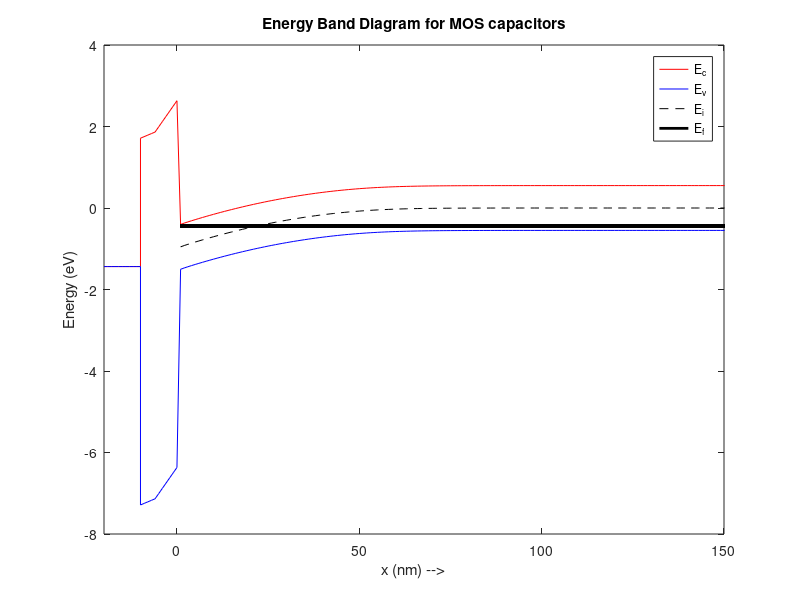

This chart was generated by the following MATLAB code:
%% Code to generate Band daigram with Oxide Charges


%%
clear;
clc;

%% Input

V_gs = 1;
Vright = 0;

% Constants
q = 1.6e-19;
eps_0 = 8.85e-12;
Vt = 26e-3;               %thermal voltage
k = 8.314/(6.023*10^23);
T = 300;

%% Inputs
% Give the inputs here (if default values are not used)

phi_m = 4.1*q;               % Metal_Workfunction in eV 
t_ox = 10e-9;                % Oxide_Thickness in m 
N_sub = -3*1e17*1e6;           % Substrate_doping in /m^3 
                             %-ve for p-substrate(NMOS), +ve for n-substrate(PMOS)

k_ox = 4;
Eg_ox = 9*q;
eps_ox = k_ox*eps_0;
Ec_off = 3.1*q;                             
%psi_s = -0.4085             % Surface_band_bending in V  %Option 2 

%% Parameters

% Substrate Parameters
k_si = 12;                  %realtive permitivitty of silicon substrate
ni = 1.5e10*1e6;              %Intrinsic carrier density ( /cm^3)    
Eg = 1.1*q;                 %Band gap of silicon
Ea=4.05*q;                  %electron affinity for substrate
L_sub = 1e-6;
eps_si = k_si*eps_0;        %permitivitty of silicon substrate
chi_si = 4.05*q;

%calculate mobile carriers (n and p) for substrate
if N_sub< 0 
    psub = abs(N_sub); nsub = ni^2/abs(N_sub);
elseif N_sub>0
    psub = ni^2/N_sub; nsub = N_sub;
else
    psub = ni; nsub = ni;
end

% Oxide parameters
k_ox = 4;
Eg_ox = 9*q;                % band gap of oxide
eps_ox = k_ox*eps_0;        % permitivitty of SiO2
Ec_off = 3.1*q;             % conduction band offset
c_ox=eps_ox/t_ox;

% Metal parameters
t_m = 10e-9;
phi_b = -sign(N_sub)*Vt*log(abs(N_sub)/ni);         %Ei-Ef for semiconductor
phi_sub=(Ea+Eg/2+phi_b*q);                          %work function for substrate
V_fb = (phi_m-phi_sub)/q;                           %flatband voltage
V_th = V_fb -sign(N_sub)*(4*q*eps_si*abs(N_sub)*abs(phi_b))^0.5/c_ox + 2*phi_b;


% Solver parameters
dx = 1e-9;              % Meshing size
NRmax = 10;             % Maximum NR iterations
tol = 1e-6;             % Error tolerance in potential


%Mesh
x = 0:dx:L_sub;
N = length(x);

%% Mesh

x_oxide = -t_ox:dx:0;
xsi = dx:dx:L_sub;
x = [x_oxide,xsi];
N = length(x);
index_oxide = x<=0;
index_si = x>0;
index_0 = find(x == 0);

%% Newton Raphson Matrices (Reference - Code presented by TA during live interaction)
ki = k_ox*index_oxide + k_si*index_si;
kip = 0.5*(ki + circshift(ki , -1));
kim = 0.5*(ki + circshift(ki , 1));
kipm = kip + kim;
A = diag(kipm, 0) - diag(kip(1:end-1) , 1) - diag(kim(2:end),-1);
A(1,:) = 0; A(1,1) = 1;
A(N,:) = 0; A(N,N) = 1;

b = zeros(N,1); 
psi = zeros(N,1);
%% Fixed Oxide charges
rho_ox = zeros(size(x_oxide)); 
size_rho_ox = size(rho_ox);
rho_ox(floor(size_rho_ox(2)/2)) = 2e12*1e4/dx*q; 
rho_oxfx = rho_ox;

%% Newton Raphson - Iterations

% Voltage Sweep
for Vg = V_gs 
    % Inputs at each voltage   
    V1 = Vg - V_fb;
    Qsub = [];
    
    % Bias point
    Vleft = V1;

    for i = 1:NRmax
        psi_si = psi(index_si);
        psi_s = psi(index_0);
        E1 = q*psi_s + Eg/2 - q*phi_b;
        E2 = Eg/2;
   
        p = psub*exp(-psi_si/Vt);
        n = nsub*exp(psi_si/Vt);
        delp = -p/Vt;
        deln = n/Vt;
        
        if (sign(N_sub) == 1)
            majc = n;
            delmajc = deln;
            minc = p;
            delminc = delp;
        elseif (sign(N_sub) == -1)
            majc = p;
            delmajc = delp;
            minc = n;
            delminc = deln;
        end

        rho_ox(end) = rho_oxfx(end);
        rho_si = q*(N_sub + sign(N_sub)*(minc - majc));
        
        rho  = [rho_ox' ; rho_si];
        b = rho*dx^2 /eps_0;
        b(1) = Vleft;
        b(N) = Vright;
        f = A*psi-b;
        
        % Jacobian Calculations
        delrho_ox = zeros(size(rho_ox));
        delrho_ox(end) = delrho_ox(end);
        
        delrho_si = q*(sign(N_sub) * (delminc - delmajc));
        
        delrho = [delrho_ox' ; delrho_si];      
        delb = delrho*dx^2/eps_0;
        delb(1) = 0;
        delb(N) = 0;
        J = A-diag(delb);
        dV = -J\f;
        
        if (max(abs(dV))<tol)
            break;
        end
        
        psi = psi+dV;
    end
    
    Q1 = sum(rho_si)*dx ;
    minc1 = minc;
    
   
end


    

%% Band Diagram

% Here we will take the intrinsic level in the substrate to be reference

% Energy bands in substrate

Ei_band = -q*psi(index_si);
Ec_band = Ei_band + Eg/2;               % Conduction band
Ev_band = Ei_band - Eg/2;               % Valence band
Ef_band = (Ei_band(end) - q*phi_b)*ones(length(Ei_band));       % Fermi level

% Energy bands in Oxide
Ec_ox_band = -q*psi(index_oxide) + Ec_off+ Eg/2 ;
Ev_ox_band = Ec_ox_band - Eg_ox;

% Energy band in metal
x_m = -t_ox-t_m:dx:-t_ox;               % Meshing in metal layer
Em_band = (Ef_band(end) - q*Vg)*ones(size(x_m));          % Because q*Vg = Em - Ef

figure(1); plot([x_m, x_oxide, xsi]*1e9 ,[Em_band' ; Ec_ox_band ; Ec_band]/q , 'r',[x_m x_oxide xsi]*1e9 , [Em_band'; Ev_ox_band; Ev_band]/q ,'b',xsi*1e9,Ei_band/q,'k--',xsi*1e9,Ef_band/q,'k','LineWidth' , 2);
xlim([-20,150])
axes.LineWidth = 1; Axes.FontSize = 18; axes.FontWeight = 'bold'; axes.Box = 'on';
xlabel('x (nm) -->'); ylabel('Energy (eV)');
leg = legend('E_c','E_v','E_i','E_f');
title("Energy Band Diagram for MOS capacitors")




